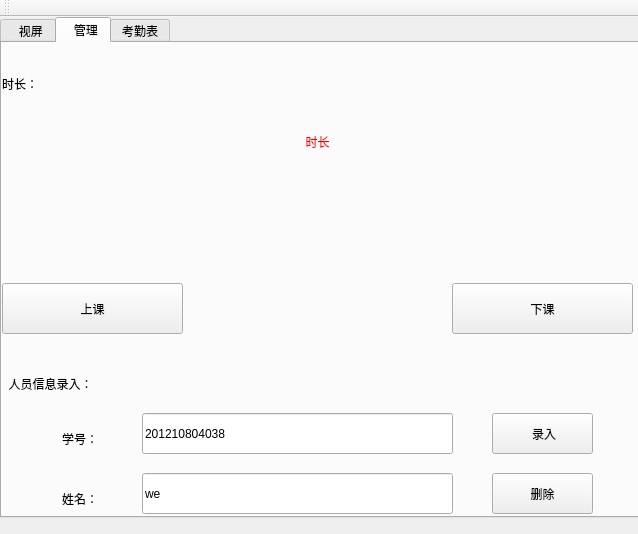
<?xml version="1.0" encoding="UTF-8"?>
<ui version="4.0">
 <class>MainWindow</class>
 <widget class="QMainWindow" name="MainWindow">
  <property name="geometry">
   <rect>
    <x>0</x>
    <y>0</y>
    <width>638</width>
    <height>534</height>
   </rect>
  </property>
  <property name="windowTitle">
   <string>MainWindow</string>
  </property>
  <widget class="QWidget" name="centralWidget">
   <widget class="QTabWidget" name="tabWidget">
    <property name="geometry">
     <rect>
      <x>0</x>
      <y>0</y>
      <width>640</width>
      <height>501</height>
     </rect>
    </property>
    <property name="styleSheet">
     <string notr="true"/>
    </property>
    <property name="currentIndex">
     <number>1</number>
    </property>
    <widget class="QWidget" name="tab">
     <attribute name="title">
      <string>  视屏</string>
     </attribute>
     <widget class="QLabel" name="label">
      <property name="geometry">
       <rect>
        <x>0</x>
        <y>0</y>
        <width>640</width>
        <height>480</height>
       </rect>
      </property>
      <property name="text">
       <string>视频区域</string>
      </property>
      <property name="scaledContents">
       <bool>true</bool>
      </property>
      <property name="alignment">
       <set>Qt::AlignCenter</set>
      </property>
      <property name="wordWrap">
       <bool>false</bool>
      </property>
      <property name="margin">
       <number>4</number>
      </property>
      <property name="openExternalLinks">
       <bool>false</bool>
      </property>
     </widget>
     <widget class="QLabel" name="lab_time">
      <property name="geometry">
       <rect>
        <x>10</x>
        <y>10</y>
        <width>621</width>
        <height>31</height>
       </rect>
      </property>
      <property name="styleSheet">
       <string notr="true">
font: 75 18pt &quot;Adobe Arabic&quot;;
color: rgb(255, 0, 0);</string>
      </property>
      <property name="text">
       <string>视频</string>
      </property>
      <property name="alignment">
       <set>Qt::AlignCenter</set>
      </property>
     </widget>
    </widget>
    <widget class="QWidget" name="tab_2">
     <attribute name="title">
      <string>  管理</string>
     </attribute>
     <widget class="QLabel" name="lab_time_2">
      <property name="geometry">
       <rect>
        <x>0</x>
        <y>90</y>
        <width>631</width>
        <height>141</height>
       </rect>
      </property>
      <property name="styleSheet">
       <string notr="true">
font: 75 48pt &quot;Adobe Arabic&quot;;
color: rgb(255, 0, 0);</string>
      </property>
      <property name="text">
       <string>时长</string>
      </property>
      <property name="alignment">
       <set>Qt::AlignHCenter|Qt::AlignTop</set>
      </property>
     </widget>
     <widget class="QPushButton" name="btn_start">
      <property name="geometry">
       <rect>
        <x>0</x>
        <y>240</y>
        <width>181</width>
        <height>51</height>
       </rect>
      </property>
      <property name="styleSheet">
       <string notr="true">font: 22pt &quot;Adobe Arabic&quot;;</string>
      </property>
      <property name="text">
       <string>上课</string>
      </property>
     </widget>
     <widget class="QPushButton" name="btn_stop">
      <property name="geometry">
       <rect>
        <x>450</x>
        <y>240</y>
        <width>181</width>
        <height>51</height>
       </rect>
      </property>
      <property name="styleSheet">
       <string notr="true">font: 22pt &quot;Adobe Arabic&quot;;</string>
      </property>
      <property name="text">
       <string>下课</string>
      </property>
     </widget>
     <widget class="QLabel" name="label_2">
      <property name="geometry">
       <rect>
        <x>0</x>
        <y>0</y>
        <width>621</width>
        <height>81</height>
       </rect>
      </property>
      <property name="styleSheet">
       <string notr="true">font: 36pt &quot;Adobe Arabic&quot;;</string>
      </property>
      <property name="text">
       <string>时长：</string>
      </property>
     </widget>
     <widget class="QLabel" name="label_3">
      <property name="geometry">
       <rect>
        <x>0</x>
        <y>310</y>
        <width>271</width>
        <height>61</height>
       </rect>
      </property>
      <property name="styleSheet">
       <string notr="true">font: 24pt &quot;Adobe Arabic&quot;;</string>
      </property>
      <property name="text">
       <string>  人员信息录入：</string>
      </property>
     </widget>
     <widget class="QLabel" name="label_4">
      <property name="geometry">
       <rect>
        <x>60</x>
        <y>380</y>
        <width>71</width>
        <height>31</height>
       </rect>
      </property>
      <property name="styleSheet">
       <string notr="true">font: 18pt &quot;Adobe Arabic&quot;;</string>
      </property>
      <property name="text">
       <string>学号：</string>
      </property>
     </widget>
     <widget class="QLabel" name="label_5">
      <property name="geometry">
       <rect>
        <x>60</x>
        <y>440</y>
        <width>71</width>
        <height>31</height>
       </rect>
      </property>
      <property name="styleSheet">
       <string notr="true">font: 18pt &quot;Adobe Arabic&quot;;</string>
      </property>
      <property name="text">
       <string>姓名：</string>
      </property>
     </widget>
     <widget class="QLineEdit" name="edt_num">
      <property name="geometry">
       <rect>
        <x>140</x>
        <y>370</y>
        <width>311</width>
        <height>41</height>
       </rect>
      </property>
      <property name="styleSheet">
       <string notr="true">font: 18pt &quot;Adobe Arabic&quot;;</string>
      </property>
      <property name="text">
       <string>201210804038</string>
      </property>
     </widget>
     <widget class="QLineEdit" name="edt_name">
      <property name="geometry">
       <rect>
        <x>140</x>
        <y>430</y>
        <width>311</width>
        <height>41</height>
       </rect>
      </property>
      <property name="styleSheet">
       <string notr="true">font: 18pt &quot;Adobe Arabic&quot;;</string>
      </property>
      <property name="text">
       <string>we</string>
      </property>
     </widget>
     <widget class="QPushButton" name="btn_input">
      <property name="geometry">
       <rect>
        <x>490</x>
        <y>370</y>
        <width>101</width>
        <height>41</height>
       </rect>
      </property>
      <property name="text">
       <string> 录入</string>
      </property>
     </widget>
     <widget class="QPushButton" name="btn_cancle">
      <property name="geometry">
       <rect>
        <x>490</x>
        <y>430</y>
        <width>101</width>
        <height>41</height>
       </rect>
      </property>
      <property name="text">
       <string>删除</string>
      </property>
     </widget>
    </widget>
    <widget class="QWidget" name="tab_3">
     <attribute name="title">
      <string>考勤表</string>
     </attribute>
     <widget class="QTableWidget" name="tableWidget">
      <property name="geometry">
       <rect>
        <x>0</x>
        <y>0</y>
        <width>631</width>
        <height>471</height>
       </rect>
      </property>
      <row>
       <property name="text">
        <string>1</string>
       </property>
      </row>
      <row>
       <property name="text">
        <string>2</string>
       </property>
      </row>
      <row>
       <property name="text">
        <string>3</string>
       </property>
      </row>
      <row>
       <property name="text">
        <string>4</string>
       </property>
      </row>
      <row>
       <property name="text">
        <string>5</string>
       </property>
      </row>
      <column>
       <property name="text">
        <string>学号</string>
       </property>
      </column>
      <column>
       <property name="text">
        <string>姓名</string>
       </property>
      </column>
      <column>
       <property name="text">
        <string>迟到次数</string>
       </property>
      </column>
      <column>
       <property name="text">
        <string>早退次数</string>
       </property>
      </column>
      <column>
       <property name="text">
        <string>旷课次数</string>
       </property>
      </column>
      <column>
       <property name="text">
        <string>备注</string>
       </property>
      </column>
     </widget>
    </widget>
   </widget>
  </widget>
  <widget class="QMenuBar" name="menuBar">
   <property name="geometry">
    <rect>
     <x>0</x>
     <y>0</y>
     <width>638</width>
     <height>21</height>
    </rect>
   </property>
  </widget>
  <widget class="QToolBar" name="mainToolBar">
   <attribute name="toolBarArea">
    <enum>TopToolBarArea</enum>
   </attribute>
   <attribute name="toolBarBreak">
    <bool>false</bool>
   </attribute>
  </widget>
 </widget>
 <layoutdefault spacing="6" margin="11"/>
 <resources/>
 <connections/>
</ui>
